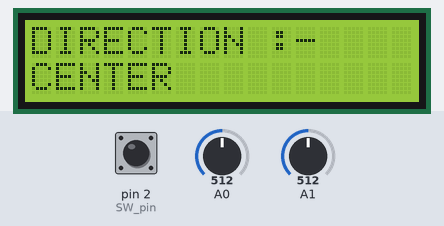
A sketch run on a simulated Arduino Uno, built with avr-gcc and run on an emulated ATmega328P. Parts: 16×2 character LCD. The inputs (shaded band) are chosen by the test bench; at power-on: A0 = 512, A1 = 512, pin 2 (SW_pin) HIGH. What the sketch prints to the serial monitor is not drawn.

Above: at 1.2 s.
1.3 s: A0 set to 783
2.8 s: A0 set to 810
At 4.3 s:
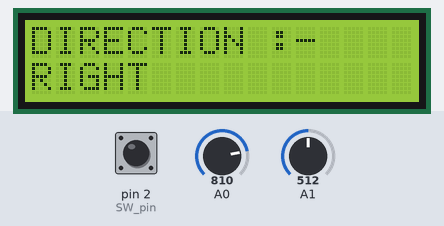
4.7 s: A1 set to 788
6.2 s: A1 set to 816
At 6.8 s:
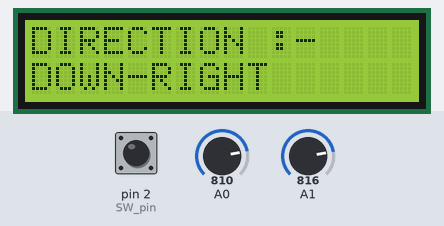
7.8 s: A0 set to 790
At 8.2 s:
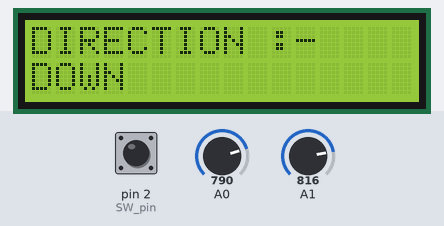
9.4 s: A1 set to 190
At 10.5 s:
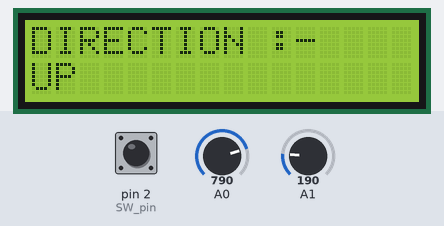
Timing chart, 0 to 12.4 s (numbered marks = the images above; inputs shaded):
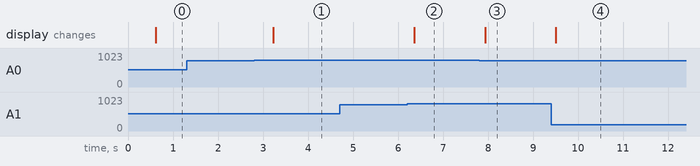

Measured:
- the behaviour switches between 800 and 801 on A0 (found by bisection; images 0 and 1)
- the behaviour switches between 800 and 801 on A1 (found by bisection; images 1 and 2)
- after the input at 1.3 s, every drawn part: stays the same
- after the input at 2.8 s, the display: changes after 0.43 s (image 1)
- after the input at 4.7 s, every drawn part: stays the same
- after the input at 6.2 s, the display: changes after 0.17 s (image 2)
- after the input at 7.8 s, the display: changes after 0.14 s (image 3)
- after the input at 9.4 s, the display: changes after 0.10 s (image 4)

The sketch:

JOYSTICK_WITH_LCD.ino
```cpp
#include <Wire.h>
#include <LiquidCrystal_I2C.h>

const int SW_pin = 2;
const int X_pin = 0;
const int Y_pin = 1;

LiquidCrystal_I2C lcd(0x27, 16, 2);
void setup()
{
  lcd.begin();
  lcd.backlight();
  pinMode(2,INPUT);
  digitalWrite(2,HIGH);
  Serial.begin(115200);
   lcd.setCursor(0,0);
   lcd.print("  WELCOME TO  ");
   lcd.setCursor(0,1);
   lcd.print("   JOYSTICK   ");
}
void loop()
{
  Serial.print("Switch :  ");
  Serial.print(digitalRead(2));
  Serial.print("\n");
  Serial.print("X Aix : ");
  Serial.print(analogRead(0));
  Serial.print("\n");
  Serial.print("Y Aix : ");
  Serial.println(analogRead(1));
  Serial.print("\n\n");
  delay(500);
      if(analogRead(1)>800 && analogRead(0)>800){
           Serial.print("\nDOWN-RIGHT\n");
             lcd.clear();
             lcd.setCursor(0,0);
             lcd.print("DIRECTION :-");
            lcd.setCursor(0,1);
            lcd.print("DOWN-RIGHT");

      }
      else if(analogRead(1)>800 && analogRead(0)<200){
           Serial.print("\nDOWN-LEFT\n");
            lcd.clear();
             lcd.setCursor(0,0);
            lcd.print("DIRECTION :-");
                lcd.setCursor(0,1);
            lcd.print("DOWN-LEFT");

      }
     else if(analogRead(1)<200 && analogRead(0)<200){
           Serial.print("\nUP-LEFT\n");
            lcd.clear();
             lcd.setCursor(0,0);
             lcd.print("DIRECTION :-");
                 lcd.setCursor(0,1);
            lcd.print("UP-LEFT");

      }
     else if(analogRead(1)<200 && analogRead(0)>800){
           Serial.print("\nUP-RIGHT\n");

            lcd.clear();
             lcd.setCursor(0,0);
             lcd.print("DIRECTION :-");
                 lcd.setCursor(0,1);
            lcd.print("UP-RIGHT");

      }
     else if(analogRead(1)>800)
      {

         lcd.clear();
          lcd.setCursor(0,0);
         lcd.print("DIRECTION :-");
             lcd.setCursor(0,1);
            lcd.print("DOWN");
         Serial.print("\nDOWN\n");
      }
     else if(analogRead(1)<200)
      {

         lcd.clear();
          lcd.setCursor(0,0);
         lcd.print("DIRECTION :-");
             lcd.setCursor(0,1);
         lcd.print("UP");
        Serial.print("\nUP\n");
      }
     else if(analogRead(0)>800)
      {

         lcd.clear();
          lcd.setCursor(0,0);
          lcd.print("DIRECTION :-");
              lcd.setCursor(0,1);
          lcd.print("RIGHT");
          Serial.print("\nRIGHT\n");

      }
     else if(analogRead(0)<200)
      {

         lcd.clear();
          lcd.setCursor(0,0);
         lcd.print("DIRECTION :-");
             lcd.setCursor(0,1);
          lcd.print("LEFT");
         Serial.print("\nLEFT\n");
      }
     else{
       lcd.clear();
          lcd.setCursor(0,0);
         lcd.print("DIRECTION :-");
             lcd.setCursor(0,1);
          lcd.print("CENTER");
         Serial.print("\nCENTER\n");
     }

}
```
